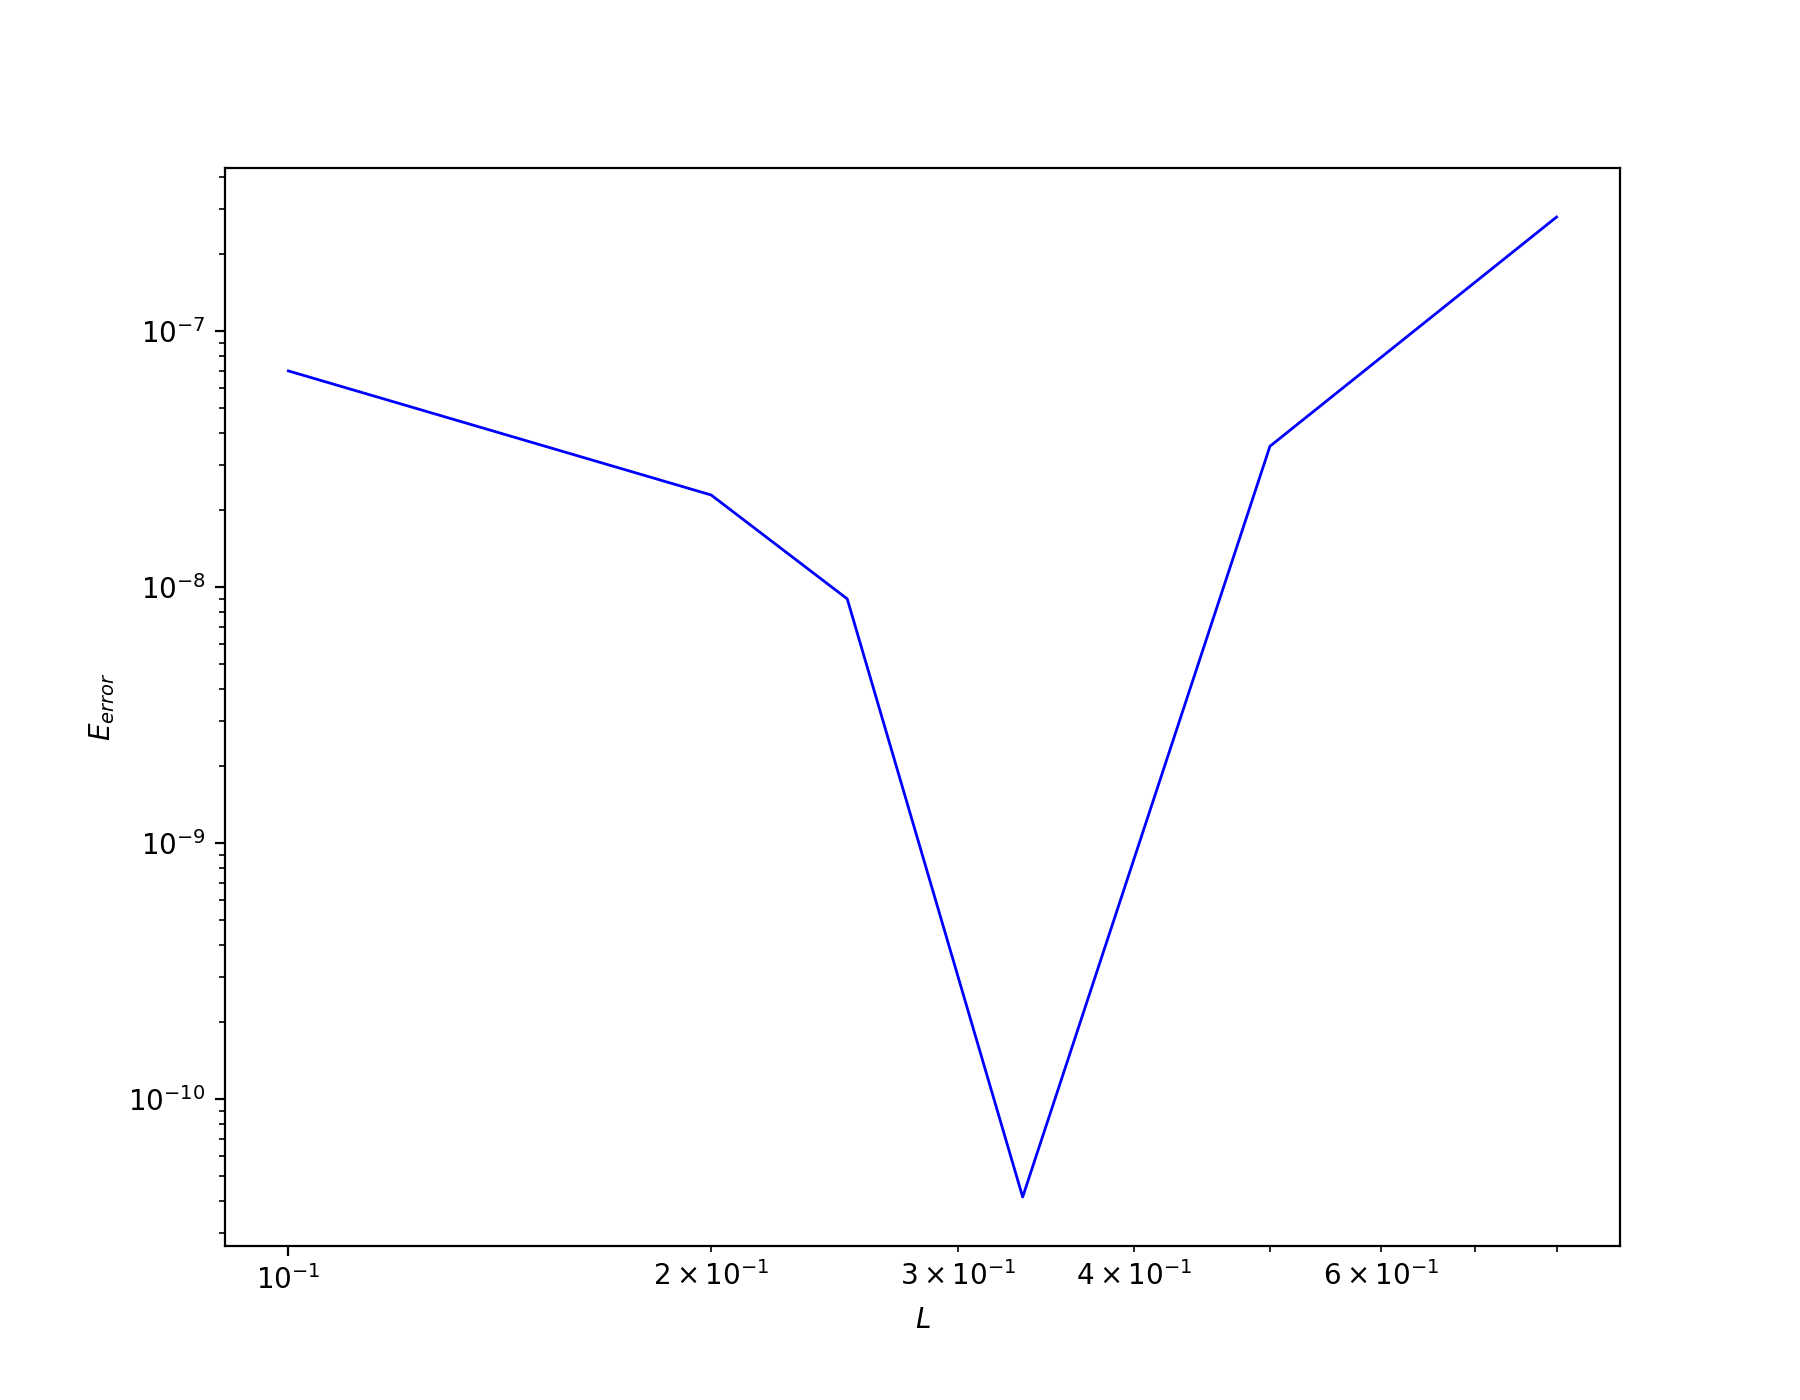

The script that drew this image:
from typing import List
from pde import PDE
import numpy as np
import matplotlib.pyplot as plt
from os import makedirs

sigma = np.float64(0.1)
t0 = np.float64(1)
te = np.float64(6)
xDelta = np.float64(0.1)

Ls = [np.float64(L) for L in [4 / 5, 1 / 2, 1 / 3, 1 / 4, 1 / 5, 1 / 10]]


def f(x: np.float64) -> np.float64:
    return np.exp(-np.power(x - 5, 2) /
                  (4 * sigma * te)) / np.sqrt(4 * np.pi * sigma * te)


def uFixedTInitialFunc(x: np.float64) -> np.float64:
    return np.exp(-np.power(x - 5, 2) /
                  (4 * sigma * t0)) / np.sqrt(4 * np.pi * sigma * t0)


def derivativeOfT(
    t: np.float64,
    x: np.float64,
    u: np.float64,
    derivativeOfX: np.float64,
    secondDerivativeOfX: np.float64,
) -> np.float64:
    return sigma * secondDerivativeOfX


folderName = "data9_2"
makedirs(folderName, exist_ok=True)


def rmse(uFixedT: List[np.float64]) -> np.float64:
    error = np.float64(0)
    for xIndex, u in enumerate(uFixedT):
        error += np.power((u - f(xIndex * xDelta)), 2)
    return xDelta * error


eErrors = []

for L in Ls:
    pde = PDE()
    dataFileName = "{}/data_L_{}.csv".format(
        folderName,
        str(round(L, 4)).replace(".", "_"))
    pde.setDataFileName(dataFileName)
    pde.setLimits(
        xMin=np.float64(0),
        xMax=np.float64(10),
        xDelta=xDelta,
        tMin=np.float64(0),
        tMax=np.float64(5),
        tDelta=np.power(np.float64(0.1), 2) * L / (2 * sigma),
    )
    pde.setUFixedTInitial(uFixedTInitialFunc=uFixedTInitialFunc)
    pde.setEquation(derivativeOfT)
    pde.calculate(tToLogs=[np.float64(5)])

    uFixedT = np.genfromtxt(dataFileName, delimiter=",")[:, 2]
    eErrors.append(rmse(uFixedT))

figure = plt.figure(figsize=(9, 7))
axes = figure.add_subplot(111, xlabel="$L$", ylabel="$E_{error}$")
axes.set_yscale("log")
axes.set_xscale("log")
axes.plot(Ls, eErrors, marker=".", markersize=0, linewidth=1.0, color="b")

plt.show()
